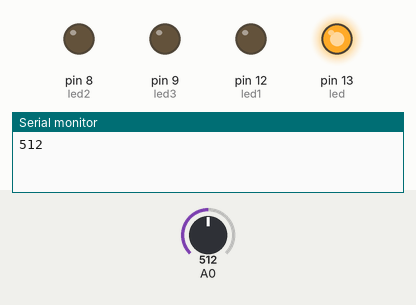
The sketch below on a simulated Arduino Uno, built with avr-gcc and run on an emulated ATmega328P. On the bench: output pins drawn as LEDs (lit = HIGH), the last lines printed to the serial monitor. The inputs (shaded band) are chosen by the test bench; at power-on: A0 = 512.

Above: at 0.05 s.
At 0.75 s:
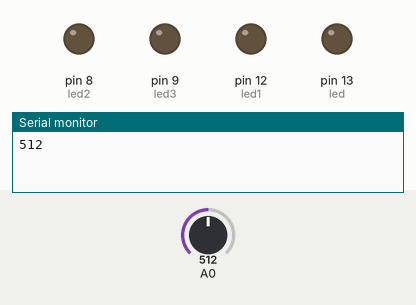
At 1.45 s:
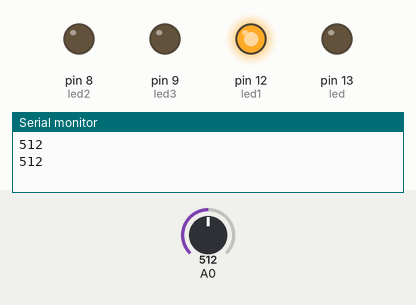
At 1.85 s:
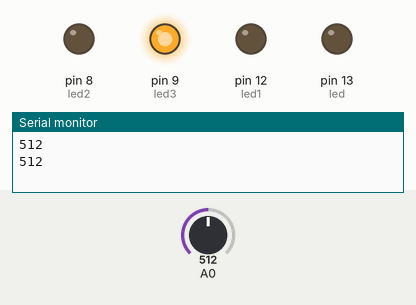
At 2.85 s:
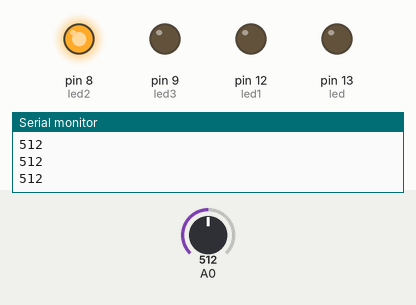
Timing chart, 0 to 3.1 s (numbered marks = the images above):
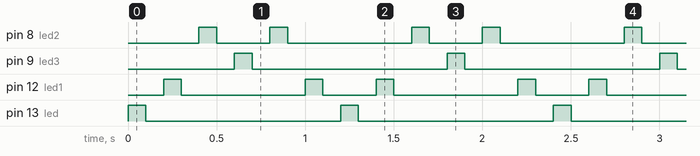

Measured:
- by itself, pin 8 (led2): repeats every 1.2 s: LOW 0.30 s, HIGH 0.10 s, LOW 0.70 s, HIGH 0.10 s
- by itself, pin 9 (led3), pin 13 (led): alternates HIGH for 0.10 s and LOW for 1.1 s
- by itself, pin 12 (led1): repeats every 1.2 s: LOW 0.70 s, HIGH 0.10 s, LOW 0.30 s, HIGH 0.10 s

The sketch:

blink183.ino
```cpp
int led=13;
int led1=12;
int led2=8;
int led3=9;
int ldr=5;
void setup() {
  Serial.begin(9600);
  pinMode(led,OUTPUT);
  pinMode(led1,OUTPUT);
  pinMode(led2,OUTPUT);
  pinMode(led3,OUTPUT);
  pinMode(A0,INPUT);
}

void loop() {
    int a=analogRead(A0);
     Serial.println(a);


  digitalWrite(led,HIGH);
  delay(100);
  digitalWrite(led,LOW);
  delay(100);
  {
  digitalWrite(led1,HIGH);
 delay(100);
 digitalWrite(led1,LOW);
  delay(100);
  }
  {

 digitalWrite(led2,HIGH);
 delay(100);
 digitalWrite(led2,LOW);
 delay(100);
}
{

 digitalWrite(led3,HIGH);
 delay(100);
 digitalWrite(led3,LOW);
 delay(100);
}
  {

 digitalWrite(led2,HIGH);
 delay(100);
 digitalWrite(led2,LOW);
 delay(100);
}
  {
  digitalWrite(led1,HIGH);
 delay(100);
 digitalWrite(led1,LOW);
  delay(100);
  }
}
```
